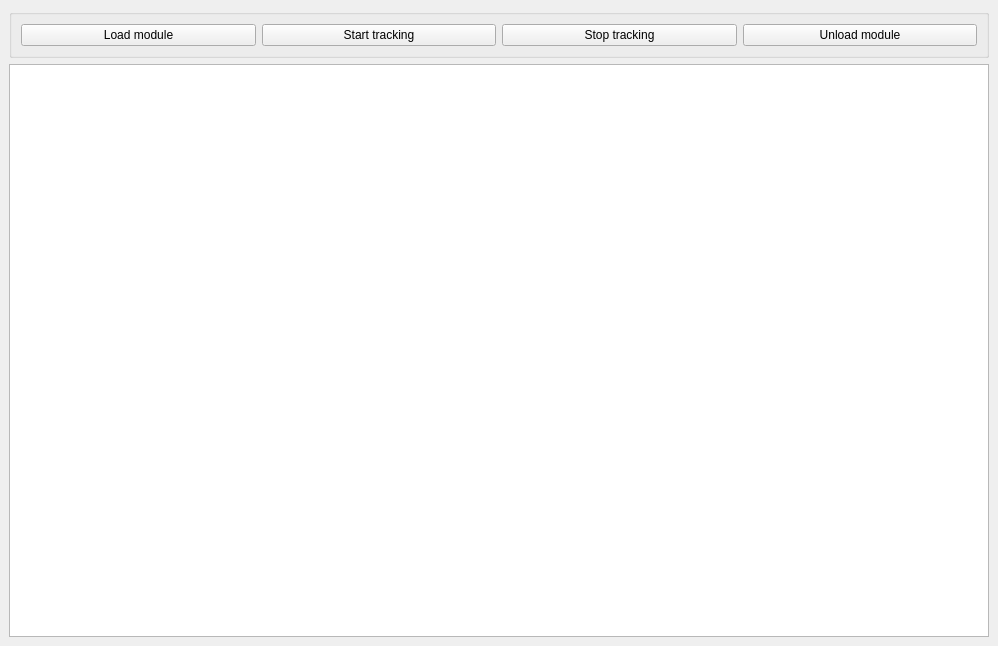
<?xml version="1.0" encoding="UTF-8"?>
<ui version="4.0">
 <class>MainWindow</class>
 <widget class="QMainWindow" name="MainWindow">
  <property name="geometry">
   <rect>
    <x>0</x>
    <y>0</y>
    <width>998</width>
    <height>646</height>
   </rect>
  </property>
  <property name="windowTitle">
   <string>MainWindow</string>
  </property>
  <widget class="QWidget" name="centralwidget">
   <layout class="QGridLayout" name="gridLayout_3">
    <item row="0" column="0">
     <layout class="QVBoxLayout" name="verticalLayout">
      <item>
       <layout class="QHBoxLayout" name="horizontalLayout">
        <item>
         <widget class="QGroupBox" name="groupBox">
          <property name="title">
           <string/>
          </property>
          <property name="flat">
           <bool>false</bool>
          </property>
          <property name="checkable">
           <bool>false</bool>
          </property>
          <layout class="QGridLayout" name="gridLayout">
           <item row="0" column="1">
            <widget class="QPushButton" name="btn_start">
             <property name="text">
              <string>Start tracking</string>
             </property>
            </widget>
           </item>
           <item row="0" column="2">
            <widget class="QPushButton" name="btn_stop">
             <property name="text">
              <string>Stop tracking</string>
             </property>
            </widget>
           </item>
           <item row="0" column="0">
            <widget class="QPushButton" name="btn_load">
             <property name="text">
              <string>Load module</string>
             </property>
            </widget>
           </item>
           <item row="0" column="3">
            <widget class="QPushButton" name="btn_unload">
             <property name="text">
              <string>Unload module</string>
             </property>
            </widget>
           </item>
          </layout>
         </widget>
        </item>
       </layout>
      </item>
      <item>
       <widget class="QTableView" name="procmon"/>
      </item>
     </layout>
    </item>
   </layout>
  </widget>
 </widget>
 <resources/>
 <connections/>
</ui>
